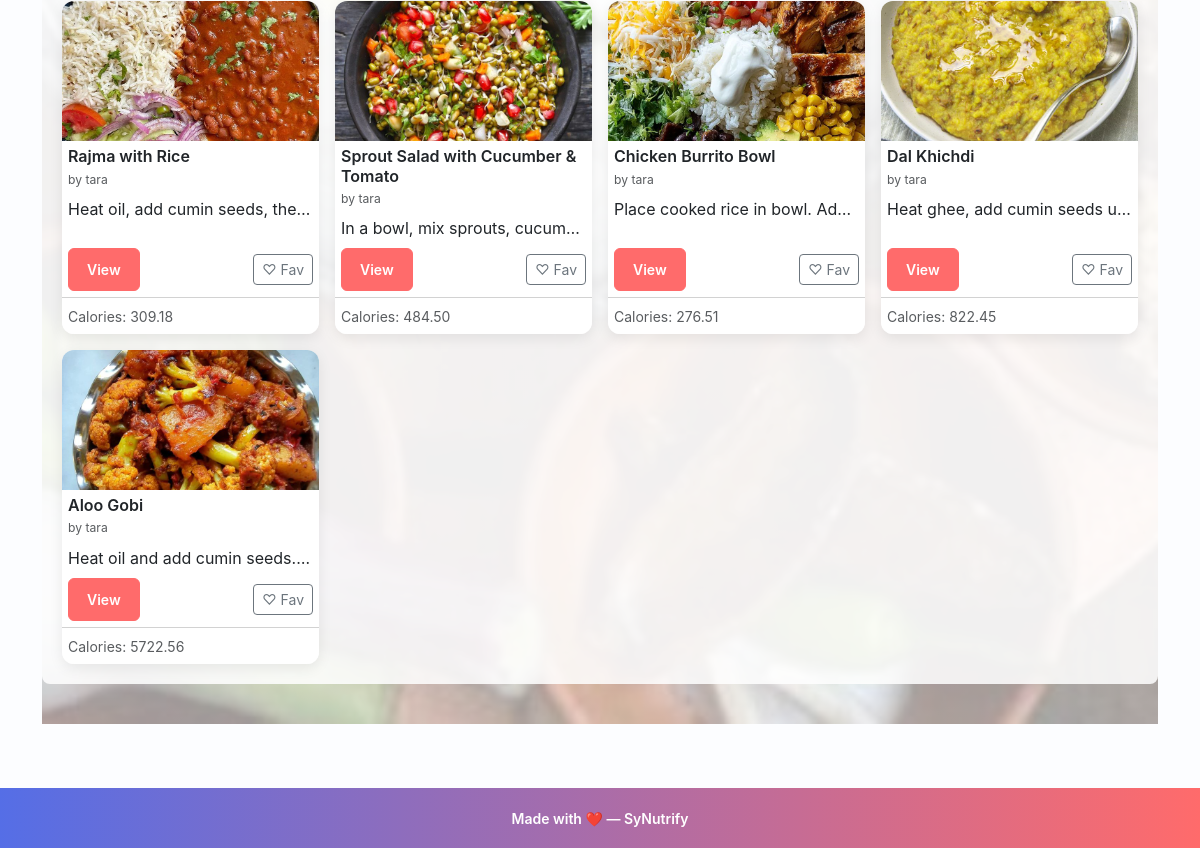
Before: /recipes (signed in, lower part) with the older database file.
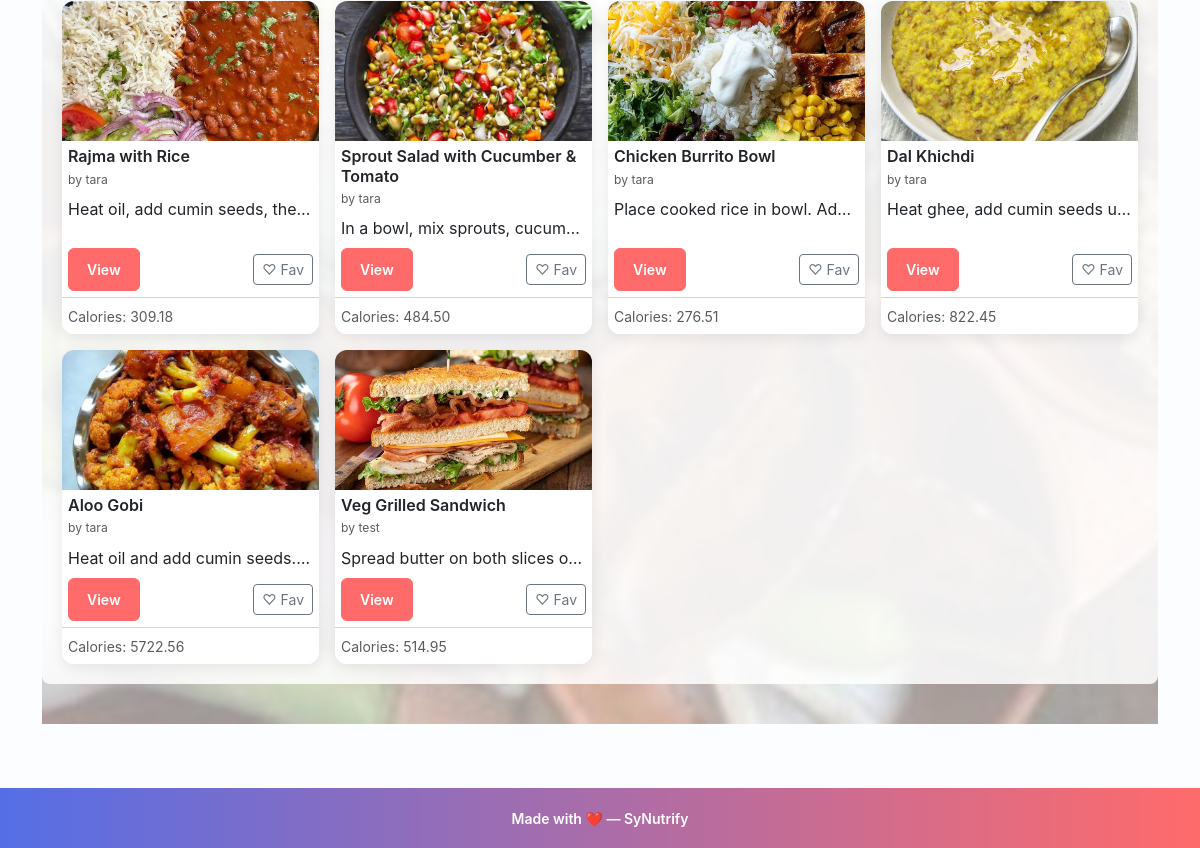
After: the same page with the newer database file.
### app.py (models this page shows, shortened)
class Recipe(db.Model):
    id = db.Column(db.Integer, primary_key=True)
    title = db.Column(db.String(150), nullable=False)
    image_url = db.Column(db.String(300))        # New: for recipe image
    ingredients = db.Column(db.Text, nullable=False)
    calories = db.Column(db.Float)
    proteins = db.Column(db.Float)
    fats = db.Column(db.Float)
    carbs = db.Column(db.Float)
    fibers = db.Column(db.Float)
    instructions = db.Column(db.Text, nullable=False)
    youtube_url = db.Column(db.String(300))
    user_id = db.Column(db.Integer, db.ForeignKey("user.id"), nullable=False)
    ratings = db.relationship("Rating", backref="recipe", lazy=True ,cascade="all, delete-orphan")
    comments = db.relationship("Comment", backref="recipe", lazy=True , cascade="all, delete-orphan")

class User(db.Model, UserMixin):
    id = db.Column(db.Integer, primary_key=True)
    username = db.Column(db.String(150), unique=True, nullable=False)
    password_hash = db.Column(db.String(128), nullable=False)
    recipes = db.relationship("Recipe", backref="user", lazy=True)
    ratings = db.relationship("Rating", backref="user", lazy=True)
    comments = db.relationship("Comment", backref="user", lazy=True)

### app.py (the view)
@app.route("/recipes")
@login_required
def recipes():
    all_recipes = Recipe.query.all()
    rating_form = RatingForm()
    comment_form = CommentForm()
    return render_template("recipes.html", recipes=all_recipes, rating_form=rating_form, comment_form=comment_form)

### app.py (called while the page is built)
@app.context_processor
def inject_csrf_token():
    return dict(csrf_token=generate_csrf)

@login_manager.user_loader
def load_user(user_id):
    return User.query.get(int(user_id))

### templates/recipes.html (shortened to what this page needs)
{% extends "base.html" %}
{% block content %}
  <div class="hero hero--recipes">
    <div class="container overlay">
      <div class="row row-cols-1 row-cols-sm-2 row-cols-md-3 row-cols-lg-4 g-3">
        {% for recipe in recipes %}
          <div class="col d-flex">
            <div class="card card-recipe h-100 w-100">
              {% if recipe.image_url %}
                <div style="height:140px; overflow:hidden; display:flex; align-items:center; justify-content:center;">
                  <img src="{{ recipe.image_url }}" class="img-fluid" alt="{{ recipe.title }}">
                </div>
              {% else %}
                <div class="bg-light d-flex align-items-center justify-content-center" style="height:140px;">No image</div>
              {% endif %}
              <div class="card-body d-flex flex-column">
                <h5 class="card-title mb-1">{{ recipe.title }}</h5>
                <p class="text-muted small mb-2">by {{ recipe.user.username if recipe.user else 'Unknown' }}</p>
                <p class="card-text text-truncate mb-2">{{ recipe.description or recipe.instructions[:120] }}</p>
                <div class="mt-auto d-flex justify-content-between align-items-center">
                  <a href="{{ url_for('recipe_detail', recipe_id=recipe.id) }}" class="btn btn-sm btn-primary">View</a>
                  {% if current_user.is_authenticated %}
                    <form action="{{ url_for('favorite_recipe', recipe_id=recipe.id) }}" method="post" class="d-inline">
                      {% if recipe.favorited_by|selectattr('user_id','equalto', current_user.id)|list %}
                        <button type="submit" class="btn btn-sm btn-outline-danger">♥ Unfav</button>
                      {% else %}
                        <button type="submit" class="btn btn-sm btn-outline-secondary">♡ Fav</button>
                      {% endif %}
                    </form>
                  {% endif %}
                </div>
              </div>
              <div class="card-footer bg-white">
                <small class="text-muted">Calories: {{ '%.2f'|format(recipe.calories or 0) }}</small>
              </div>
            </div>
          </div>
        {% endfor %}
      </div>
    </div>
  </div>
{% endblock %}

Changed rows visible on the page:
added Recipe: image_url (picture), title "Veg Grilled Sandwich", user "test", instructions "Spread butter on both slices o…", calories "514.95"
